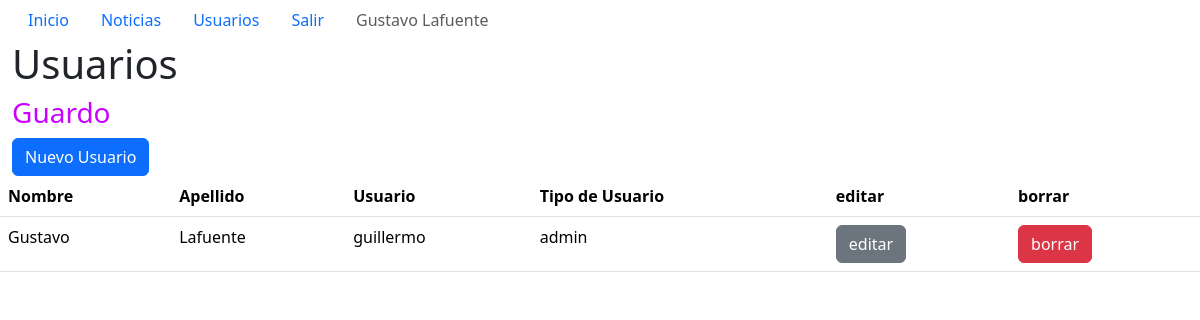
Page /admin/usuarios.php?mensaje=Guardo (signed in) on the committed database.
### tables this page shows
CREATE TABLE IF NOT EXISTS `usuarios` (
  `id_usuario` int(11) NOT NULL,
  `nombre` varchar(30) NOT NULL,
  `apellido` varchar(30) NOT NULL,
  `usuario` varchar(30) NOT NULL,
  `password` varchar(30) NOT NULL,
  `tipo_usuario` varchar(10) NOT NULL
);

### admin/usuarios.php (the view, shortened to what this page needs)
<?php
    extract($_REQUEST);
?>
<!DOCTYPE html>
<html lang="en">
<head>
    <link href="../lib/bootstrap-5.3.2/css/bootstrap.min.css" rel="stylesheet">
</head>
<body>
    <div class="container-fluid">
        <?php require("menu.php");?>
        <h1>Usuarios</h1>
        <?php
            if(isset($mensaje)){
                print("<h3 style='color:#cc00ff'>".$mensaje."</h3>");
            }
        ?>
        <a href="usuarios_nueva.php" class = "btn btn-primary">Nuevo Usuario</a>
    </div>
     <table class="table">
        <tr>
            <th>Nombre</th>
            <th>Apellido</th>
            <th>Usuario</th>
            <th>Tipo de Usuario</th>
            <th>editar</th>
            <th>borrar</th>
        </tr>
        <?php
            require("conexion.php");
            $conexion = mysqli_connect($server_db, $usuario_db, $password_db)
                or die("No se puede conectar con el servidor");
            mysqli_select_db($conexion, $base_db)
                or die("No se puede seleccionar la base de datos");
            $instruccion="select * from usuarios order by id_usuario desc";
                $consulta=mysqli_query($conexion,$instruccion) or die("no puedo consultar");
                $nfilas=mysqli_num_rows($consulta);
            for($i=0;$i<$nfilas;$i++)
            {
                $resultado=mysqli_fetch_array($consulta);
                print('
                <tr>
                    <td>'.trim($resultado['nombre']).'</td>
                    <td>'.trim($resultado['apellido']).'</td>
                    <td>'.trim($resultado['usuario']).'</td>
                    <td>'.trim($resultado['tipo_usuario']).'</td>
                    <td><a href="usuarios_editar.php?id_usuario='.$resultado['id_usuario'].'" class="btn btn-secondary">editar</a></td>
                    <td><a href="usuarios_borrar.php?id_usuario='.$resultado['id_usuario'].'" class="btn btn-danger" onclick="return confirm(&quot; Desea eliminar el usuario? &quot;)">borrar</a></td>
                </tr>
                ');
            }
        ?>
    </table>
</body>
</html>

### rows in the picture
usuarios: nombre "Gustavo", apellido "Lafuente", usuario "guillermo", tipo_usuario "admin"

### other values in the picture
$_SESSION['nombre'] "Gustavo"
$_SESSION['apellido'] "Lafuente"
$mensaje "Guardo"
